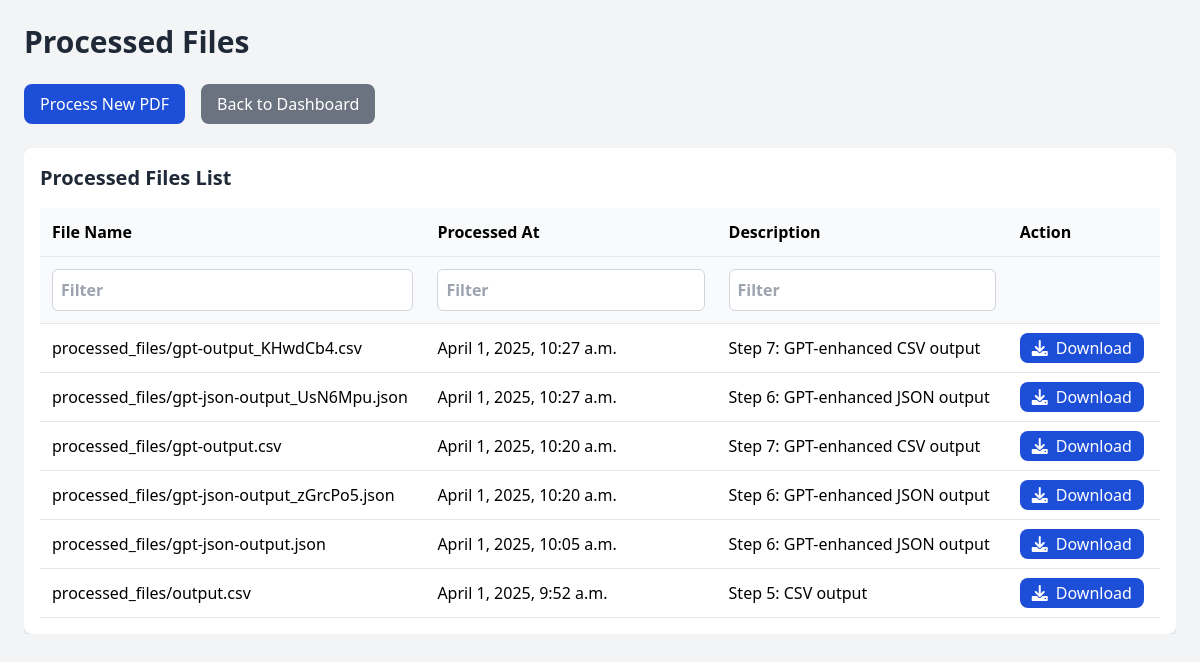
The app's page /processed-files/, older data.
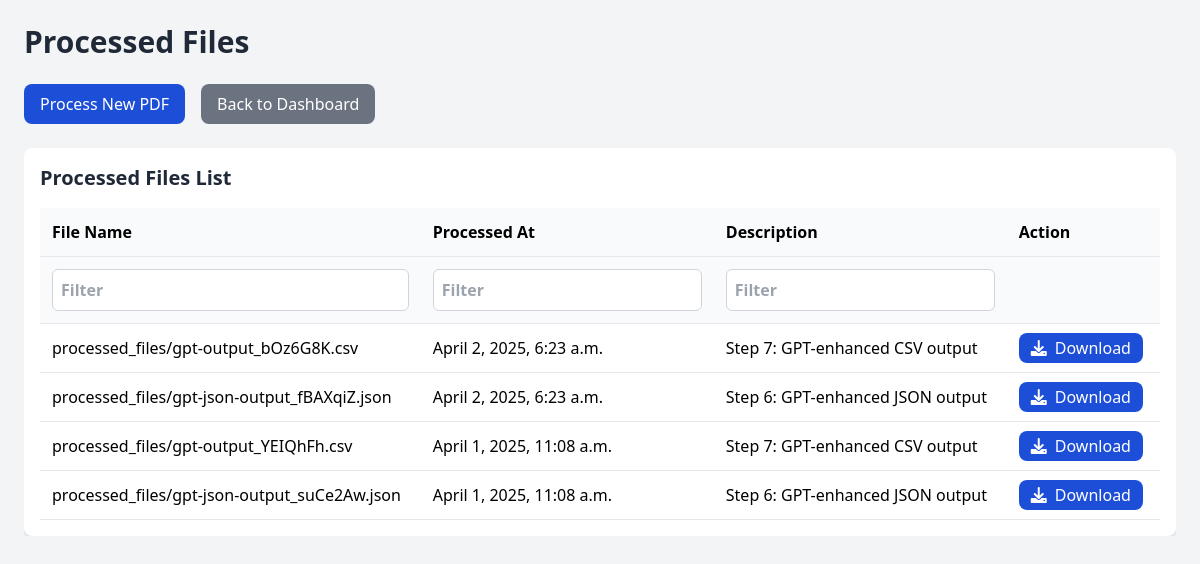
The same page, newer data.
### myapp/models.py (models this page shows, shortened)
class ProcessedFile(models.Model):
    file = models.FileField(upload_to='processed_files/')  # Stores the uploaded file
    processed_at = models.DateTimeField(auto_now_add=True)  # Automatically sets the date and time when the file is processed
    description = models.TextField(blank=True, null=True)  # Optional description or metadata about the file

### myapp/views.py (the view, shortened to what this page needs)
# urls.py: path('processed-files/', views.processed_files, name='processed_files'),
def processed_files(request):
    files = ProcessedFile.objects.all().order_by('-processed_at')
    return render(request, 'processed_files.html', {'processed_files': files})

### myapp/templates/processed_files.html (shortened to what this page needs)
<!DOCTYPE html>
<html lang="en">
<head>
    <script src="https://cdn.tailwindcss.com"></script>
    <link rel="stylesheet" href="https://cdnjs.cloudflare.com/ajax/libs/font-awesome/6.0.0-beta3/css/all.min.css">
</head>
<body class="bg-gray-100 font-sans">
    <div class="h-screen p-6">
        <div class="flex-1 overflow-hidden">
            <h1 class="text-3xl font-bold text-gray-800 mb-6">Processed Files</h1>
            <div class="mb-6 flex space-x-4">
                <form id="process_form" method="post" enctype="multipart/form-data" class="flex items-center">
                    <label for="pdf_file" class="bg-primary text-white px-4 py-2 rounded-lg hover:bg-blue-700 cursor-pointer">
                        Process New PDF
                    </label>
                </form>
                <a href="/" class="bg-secondary text-white px-4 py-2 rounded-lg hover:bg-gray-600">Back to Dashboard</a>
            </div>
            <div class="bg-white p-4 rounded-lg shadow-md w-full">
                <h2 class="text-xl font-semibold text-gray-800 mb-4">Processed Files List</h2>
                <div class="table-container">
                    <table id="processed_files_table" class="table">
                        <thead>
                            <tr>
                                <th>File Name</th>
                                <th>Processed At</th>
                                <th>Description</th>
                                <th>Action</th>
                            </tr>
                            <tr>
                                <th><input type="text" class="filter-input" placeholder="Filter"></th>
                                <th><input type="text" class="filter-input" placeholder="Filter"></th>
                                <th><input type="text" class="filter-input" placeholder="Filter"></th>
                                <th></th>
                            </tr>
                        </thead>
                        <tbody>
                            {% for file in processed_files %}
                            <tr>
                                <td>{{ file.file.name }}</td>
                                <td>{{ file.processed_at }}</td>
                                <td>{{ file.description|default_if_none:'' }}</td>
                                <td>
                                    <a href="{{ file.file.url }}" download class="bg-primary text-white px-3 py-1 rounded-lg hover:bg-blue-700">
                                        <i class="fas fa-download mr-2"></i>Download
                                    </a>
                                </td>
                            </tr>
                            {% empty %}
                            <tr>
                                <td colspan="4" class="text-center text-gray-500">No processed files available.</td>
                            </tr>
                            {% endfor %}
                        </tbody>
                    </table>
                </div>
            </div>
        </div>
    </div>
</body>
</html>

### myapp/templates/processed_files.html (style rules this page uses)
.filter-input { padding: 0.5rem; border: 1px solid #D1D5DB; border-radius: 0.375rem; width: 100%; box-sizing: border-box; }
.table-container { max-height: calc(80vh - 100px); overflow-y: auto; overflow-x: auto; width: 100%; }
.table { width: 100%; }
.table th, .table td { padding: 0.75rem; text-align: left; border-bottom: 1px solid #E5E7EB; min-width: 150px; white-space: nowrap; }
.table th { background-color: #F9FAFB; position: sticky; top: 0; z-index: 10; }

Row changes from the older to the newer data that the page shows:
removed ProcessedFile: file.name "processed_files/gpt-output_KHwdCb4.csv", processed_at "April 1, 2025, 10:27 a.m.", description "Step 7: GPT-enhanced CSV output"
removed ProcessedFile: file.name "processed_files/gpt-json-output_UsN6Mpu.json", processed_at "April 1, 2025, 10:27 a.m.", description "Step 6: GPT-enhanced JSON output"
removed ProcessedFile: file.name "processed_files/gpt-output.csv", processed_at "April 1, 2025, 10:20 a.m.", description "Step 7: GPT-enhanced CSV output"
removed ProcessedFile: file.name "processed_files/gpt-json-output_zGrcPo5.json", processed_at "April 1, 2025, 10:20 a.m.", description "Step 6: GPT-enhanced JSON output"
removed ProcessedFile: file.name "processed_files/gpt-json-output.json", processed_at "April 1, 2025, 10:05 a.m.", description "Step 6: GPT-enhanced JSON output"
removed ProcessedFile: file.name "processed_files/output.csv", processed_at "April 1, 2025, 9:52 a.m.", description "Step 5: CSV output"
added ProcessedFile: file.name "processed_files/gpt-output_bOz6G8K.csv", processed_at "April 2, 2025, 6:23 a.m.", description "Step 7: GPT-enhanced CSV output"
added ProcessedFile: file.name "processed_files/gpt-json-output_fBAXqiZ.json", processed_at "April 2, 2025, 6:23 a.m.", description "Step 6: GPT-enhanced JSON output"
added ProcessedFile: file.name "processed_files/gpt-output_YEIQhFh.csv", processed_at "April 1, 2025, 11:08 a.m.", description "Step 7: GPT-enhanced CSV output"
added ProcessedFile: file.name "processed_files/gpt-json-output_suCe2Aw.json", processed_at "April 1, 2025, 11:08 a.m.", description "Step 6: GPT-enhanced JSON output"
